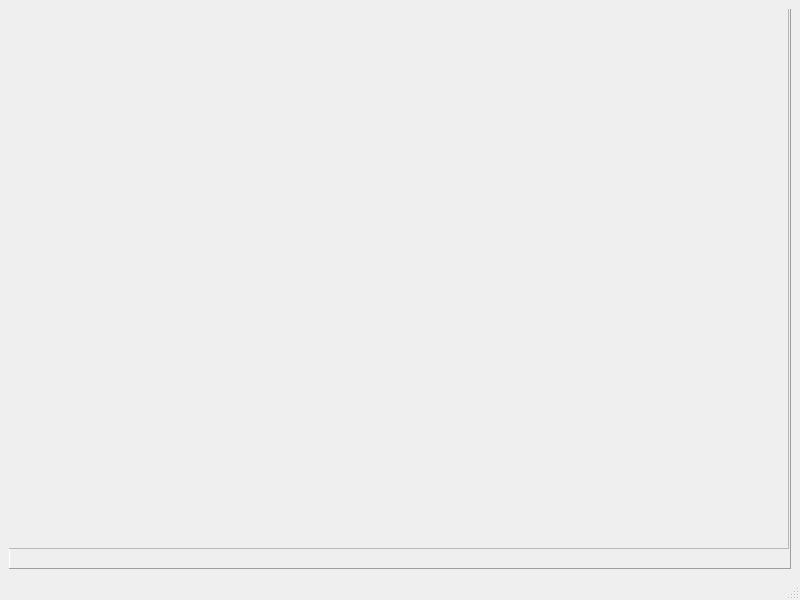
<?xml version="1.0" encoding="UTF-8"?>
<ui version="4.0">
 <class>MainWindow</class>
 <widget class="QMainWindow" name="MainWindow">
  <property name="geometry">
   <rect>
    <x>0</x>
    <y>0</y>
    <width>800</width>
    <height>600</height>
   </rect>
  </property>
  <property name="windowTitle">
   <string>MainWindow</string>
  </property>
  <widget class="QWidget" name="centralwidget">
   <layout class="QVBoxLayout" name="verticalLayout">
    <item>
     <widget class="QFrame" name="frame">
      <property name="frameShape">
       <enum>QFrame::Panel</enum>
      </property>
      <property name="frameShadow">
       <enum>QFrame::Raised</enum>
      </property>
      <widget class="QScrollArea" name="scrollArea">
       <property name="geometry">
        <rect>
         <x>-1</x>
         <y>-1</y>
         <width>781</width>
         <height>541</height>
        </rect>
       </property>
       <property name="widgetResizable">
        <bool>true</bool>
       </property>
       <widget class="QWidget" name="scrollAreaWidgetContents">
        <property name="geometry">
         <rect>
          <x>0</x>
          <y>0</y>
          <width>619</width>
          <height>369</height>
         </rect>
        </property>
        <property name="maximumSize">
         <size>
          <width>619</width>
          <height>369</height>
         </size>
        </property>
        <widget class="QLabel" name="label">
         <property name="geometry">
          <rect>
           <x>0</x>
           <y>0</y>
           <width>781</width>
           <height>541</height>
          </rect>
         </property>
         <property name="text">
          <string/>
         </property>
         <property name="pixmap">
          <pixmap>TP-IA1/arbol_primero_amplitud.png</pixmap>
         </property>
        </widget>
       </widget>
      </widget>
     </widget>
    </item>
   </layout>
  </widget>
  <widget class="QMenuBar" name="menubar">
   <property name="geometry">
    <rect>
     <x>0</x>
     <y>0</y>
     <width>800</width>
     <height>21</height>
    </rect>
   </property>
  </widget>
  <widget class="QStatusBar" name="statusbar"/>
 </widget>
 <resources/>
 <connections/>
</ui>
